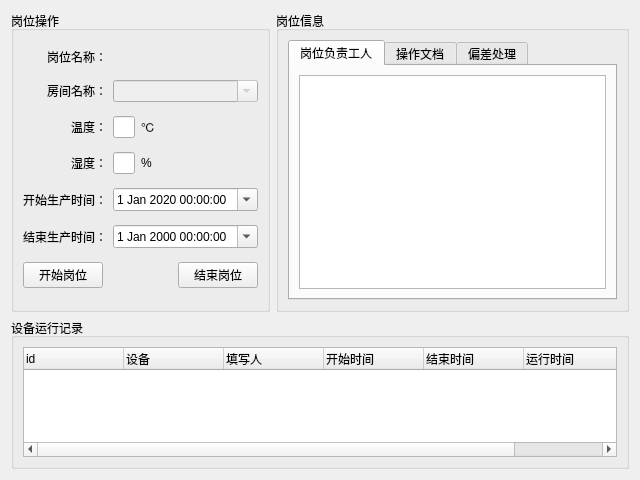
<?xml version="1.0" encoding="UTF-8"?>
<ui version="4.0">
 <class>Form</class>
 <widget class="QWidget" name="Form">
  <property name="geometry">
   <rect>
    <x>0</x>
    <y>0</y>
    <width>640</width>
    <height>480</height>
   </rect>
  </property>
  <property name="windowTitle">
   <string>Form</string>
  </property>
  <layout class="QGridLayout" name="gridLayout">
   <item row="1" column="0" colspan="2">
    <widget class="QGroupBox" name="groupBox_3">
     <property name="sizePolicy">
      <sizepolicy hsizetype="Preferred" vsizetype="Preferred">
       <horstretch>0</horstretch>
       <verstretch>2</verstretch>
      </sizepolicy>
     </property>
     <property name="title">
      <string>设备运行记录</string>
     </property>
     <layout class="QGridLayout" name="gridLayout_7">
      <item row="0" column="0">
       <widget class="QTreeWidget" name="treeWidget_equipment">
        <property name="selectionMode">
         <enum>QAbstractItemView::ExtendedSelection</enum>
        </property>
        <property name="indentation">
         <number>0</number>
        </property>
        <column>
         <property name="text">
          <string>id</string>
         </property>
        </column>
        <column>
         <property name="text">
          <string>设备</string>
         </property>
        </column>
        <column>
         <property name="text">
          <string>填写人</string>
         </property>
        </column>
        <column>
         <property name="text">
          <string>开始时间</string>
         </property>
        </column>
        <column>
         <property name="text">
          <string>结束时间</string>
         </property>
        </column>
        <column>
         <property name="text">
          <string>运行时间</string>
         </property>
        </column>
        <column>
         <property name="text">
          <string>运行状态</string>
         </property>
        </column>
       </widget>
      </item>
     </layout>
    </widget>
   </item>
   <item row="0" column="1">
    <widget class="QGroupBox" name="groupBox_2">
     <property name="sizePolicy">
      <sizepolicy hsizetype="Preferred" vsizetype="Preferred">
       <horstretch>2</horstretch>
       <verstretch>0</verstretch>
      </sizepolicy>
     </property>
     <property name="title">
      <string>岗位信息</string>
     </property>
     <layout class="QGridLayout" name="gridLayout_2">
      <item row="0" column="0">
       <widget class="QTabWidget" name="tabWidget">
        <property name="currentIndex">
         <number>0</number>
        </property>
        <widget class="QWidget" name="tab_1">
         <attribute name="title">
          <string>岗位负责工人</string>
         </attribute>
         <layout class="QGridLayout" name="gridLayout_4">
          <item row="0" column="0">
           <widget class="QListWidget" name="listWidget_postworker"/>
          </item>
         </layout>
        </widget>
        <widget class="QWidget" name="tab_2">
         <attribute name="title">
          <string>操作文档</string>
         </attribute>
         <layout class="QGridLayout" name="gridLayout_5">
          <item row="0" column="0">
           <widget class="QTreeWidget" name="treeWidget_document">
            <property name="indentation">
             <number>0</number>
            </property>
            <property name="headerHidden">
             <bool>true</bool>
            </property>
            <attribute name="headerVisible">
             <bool>false</bool>
            </attribute>
            <column>
             <property name="text">
              <string>id</string>
             </property>
            </column>
            <column>
             <property name="text">
              <string>文件编号</string>
             </property>
            </column>
            <column>
             <property name="text">
              <string>文件名称</string>
             </property>
            </column>
           </widget>
          </item>
         </layout>
        </widget>
        <widget class="QWidget" name="tab_3">
         <attribute name="title">
          <string>偏差处理</string>
         </attribute>
         <layout class="QGridLayout" name="gridLayout_3">
          <item row="0" column="0">
           <widget class="QTreeWidget" name="treeWidget_deviation">
            <property name="indentation">
             <number>0</number>
            </property>
            <attribute name="headerVisible">
             <bool>false</bool>
            </attribute>
            <column>
             <property name="text">
              <string notr="true">1</string>
             </property>
            </column>
           </widget>
          </item>
         </layout>
        </widget>
       </widget>
      </item>
     </layout>
    </widget>
   </item>
   <item row="0" column="0">
    <widget class="QGroupBox" name="groupBox">
     <property name="sizePolicy">
      <sizepolicy hsizetype="Preferred" vsizetype="Preferred">
       <horstretch>1</horstretch>
       <verstretch>4</verstretch>
      </sizepolicy>
     </property>
     <property name="title">
      <string>岗位操作</string>
     </property>
     <layout class="QGridLayout" name="gridLayout_6">
      <item row="4" column="1" colspan="3">
       <widget class="QDateTimeEdit" name="dateTimeEdit_starttime">
        <property name="date">
         <date>
          <year>2020</year>
          <month>1</month>
          <day>1</day>
         </date>
        </property>
        <property name="calendarPopup">
         <bool>true</bool>
        </property>
        <property name="currentSectionIndex">
         <number>0</number>
        </property>
       </widget>
      </item>
      <item row="6" column="3">
       <widget class="QPushButton" name="pushButton_endpost">
        <property name="text">
         <string>结束岗位</string>
        </property>
       </widget>
      </item>
      <item row="5" column="1" colspan="3">
       <widget class="QDateTimeEdit" name="dateTimeEdit_endtime">
        <property name="calendarPopup">
         <bool>true</bool>
        </property>
       </widget>
      </item>
      <item row="2" column="1">
       <widget class="QLineEdit" name="lineEdit_temperature">
        <property name="sizePolicy">
         <sizepolicy hsizetype="Expanding" vsizetype="Fixed">
          <horstretch>1</horstretch>
          <verstretch>0</verstretch>
         </sizepolicy>
        </property>
        <property name="alignment">
         <set>Qt::AlignRight|Qt::AlignTrailing|Qt::AlignVCenter</set>
        </property>
       </widget>
      </item>
      <item row="6" column="0">
       <widget class="QPushButton" name="pushButton_startpost">
        <property name="sizePolicy">
         <sizepolicy hsizetype="Fixed" vsizetype="Fixed">
          <horstretch>0</horstretch>
          <verstretch>0</verstretch>
         </sizepolicy>
        </property>
        <property name="text">
         <string>开始岗位</string>
        </property>
       </widget>
      </item>
      <item row="0" column="0">
       <widget class="QLabel" name="label">
        <property name="sizePolicy">
         <sizepolicy hsizetype="Preferred" vsizetype="Fixed">
          <horstretch>1</horstretch>
          <verstretch>1</verstretch>
         </sizepolicy>
        </property>
        <property name="text">
         <string>岗位名称：</string>
        </property>
        <property name="alignment">
         <set>Qt::AlignRight|Qt::AlignTrailing|Qt::AlignVCenter</set>
        </property>
       </widget>
      </item>
      <item row="2" column="0">
       <widget class="QLabel" name="label_5">
        <property name="text">
         <string>温度：</string>
        </property>
        <property name="alignment">
         <set>Qt::AlignRight|Qt::AlignTrailing|Qt::AlignVCenter</set>
        </property>
       </widget>
      </item>
      <item row="0" column="1" colspan="3">
       <widget class="QLabel" name="label_postname">
        <property name="text">
         <string/>
        </property>
       </widget>
      </item>
      <item row="4" column="0">
       <widget class="QLabel" name="label_7">
        <property name="text">
         <string>开始生产时间：</string>
        </property>
       </widget>
      </item>
      <item row="3" column="0">
       <widget class="QLabel" name="label_6">
        <property name="text">
         <string>湿度：</string>
        </property>
        <property name="alignment">
         <set>Qt::AlignRight|Qt::AlignTrailing|Qt::AlignVCenter</set>
        </property>
       </widget>
      </item>
      <item row="1" column="0">
       <widget class="QLabel" name="label_2">
        <property name="sizePolicy">
         <sizepolicy hsizetype="Preferred" vsizetype="Fixed">
          <horstretch>0</horstretch>
          <verstretch>1</verstretch>
         </sizepolicy>
        </property>
        <property name="text">
         <string>房间名称：</string>
        </property>
        <property name="alignment">
         <set>Qt::AlignRight|Qt::AlignTrailing|Qt::AlignVCenter</set>
        </property>
       </widget>
      </item>
      <item row="5" column="0">
       <widget class="QLabel" name="label_8">
        <property name="text">
         <string>结束生产时间：</string>
        </property>
       </widget>
      </item>
      <item row="3" column="1">
       <widget class="QLineEdit" name="lineEdit_humidity">
        <property name="sizePolicy">
         <sizepolicy hsizetype="Expanding" vsizetype="Fixed">
          <horstretch>0</horstretch>
          <verstretch>0</verstretch>
         </sizepolicy>
        </property>
        <property name="alignment">
         <set>Qt::AlignRight|Qt::AlignTrailing|Qt::AlignVCenter</set>
        </property>
       </widget>
      </item>
      <item row="2" column="2">
       <widget class="QLabel" name="label_3">
        <property name="sizePolicy">
         <sizepolicy hsizetype="Expanding" vsizetype="Preferred">
          <horstretch>5</horstretch>
          <verstretch>0</verstretch>
         </sizepolicy>
        </property>
        <property name="text">
         <string>℃    </string>
        </property>
       </widget>
      </item>
      <item row="3" column="2">
       <widget class="QLabel" name="label_4">
        <property name="sizePolicy">
         <sizepolicy hsizetype="Expanding" vsizetype="Preferred">
          <horstretch>0</horstretch>
          <verstretch>0</verstretch>
         </sizepolicy>
        </property>
        <property name="text">
         <string>%</string>
        </property>
       </widget>
      </item>
      <item row="1" column="1" colspan="3">
       <widget class="QComboBox" name="comboBox_roomname">
        <property name="enabled">
         <bool>false</bool>
        </property>
        <property name="editable">
         <bool>true</bool>
        </property>
       </widget>
      </item>
     </layout>
    </widget>
   </item>
  </layout>
 </widget>
 <tabstops>
  <tabstop>comboBox_roomname</tabstop>
  <tabstop>lineEdit_temperature</tabstop>
  <tabstop>lineEdit_humidity</tabstop>
  <tabstop>dateTimeEdit_starttime</tabstop>
  <tabstop>dateTimeEdit_endtime</tabstop>
  <tabstop>pushButton_startpost</tabstop>
  <tabstop>pushButton_endpost</tabstop>
  <tabstop>treeWidget_equipment</tabstop>
  <tabstop>tabWidget</tabstop>
  <tabstop>treeWidget_document</tabstop>
  <tabstop>listWidget_postworker</tabstop>
  <tabstop>treeWidget_deviation</tabstop>
 </tabstops>
 <resources/>
 <connections/>
</ui>
